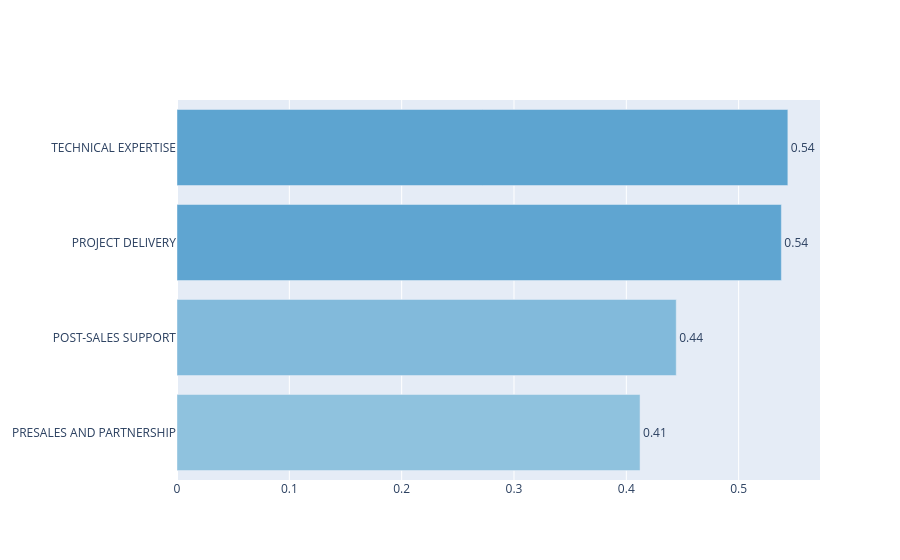

This figure's notebook cell:
### Code cell
fig3 = go.Figure()

fig3.add_trace(
    go.Bar(
        x=correlation_df["Correlation with NPS"],
        y=correlation_df["Service Dimension"],
        orientation="h",
        text=correlation_df["Correlation with NPS"],
        texttemplate="%{text:.2f}",
        textposition="outside",
        marker=dict(
            color=correlation_df["Correlation with NPS"],
            colorscale="Blues",
            cmin=0,
            cmax=1
        ),
        hovertemplate=(
            "<b>%{y}</b><br>"
            "Spearman correlation: %{x:.3f}"
            "<extra></extra>"
        )
    )
)

### Figure 1 — Plotly figure (JSON) as saved in the notebook; plotly's stock layout.template omitted (floating-point values rounded to 4 significant figures)
{"data": [{"hovertemplate": "<b>%{y}</b><br>Spearman correlation: %{x:.3f}<extra></extra>", "marker": {"cmax": 1, "cmin": 0, "color": [0.4122, 0.4444, 0.538, 0.5438], "colorscale": [[0, "rgb(247,251,255)"], [0.125, "rgb(222,235,247)"], [0.25, "rgb(198,219,239)"], [0.375, "rgb(158,202,225)"], [0.5, "rgb(107,174,214)"], [0.625, "rgb(66,146,198)"], [0.75, "rgb(33,113,181)"], [0.875, "rgb(8,81,156)"], [1, "rgb(8,48,107)"]]}, "orientation": "h", "text": [0.4122, 0.4444, 0.538, 0.5438], "textposition": "outside", "texttemplate": "%{text:.2f}", "type": "bar", "x": [0.4122, 0.4444, 0.538, 0.5438], "y": ["PRESALES AND PARTNERSHIP", "POST-SALES SUPPORT", "PROJECT DELIVERY", "TECHNICAL EXPERTISE"]}], "layout": {}}
